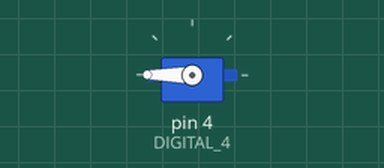
Simulated run of this sketch. Board: Arduino Uno, built with avr-gcc and run on an emulated ATmega328P. On the bench: servo.

Above: at 1.05 s.
Timing chart, 0 to 5.6 s (numbered marks = the images above):
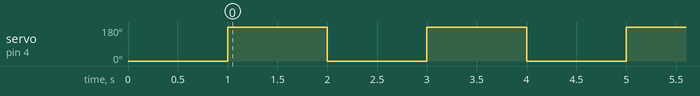

Measured:
- by itself, servo on pin 4 (DIGITAL_4): alternates 180° for 1.0 s and 0° for 1.0 s

The sketch:

ServoMotor.ino
```cpp
#include <Servo.h> //아두이노에서 제공하는 라이브러리 헤더파일 폴더 검색해서 include 이기에 <> 사용자 헤더면""

#define DIGITAL_4 4
// Servo-moter 결선도
// 빨간색(중앙의 도선): +5v 연결
// 갈색 : GND(0v)연결
//주황색: digital port(2~13)연결

Servo servo;

void setup() {
  // put your setup code here, to run once:
  // 서보 모터를 제어할 digital port 연결
  servo.attach(DIGITAL_4); // D4(digital 4)에 서보 모터의 제어선 연결
  servo.write(0); //서보 모터 위치를 0으로 이동
  delay(1000); //1000ms 동안 기다림: 서보모터가 이동할 시간을
}

void loop() {
  // put your main code here, to run repeatedly:
  // 서보 모터 이동 범위: 0~180도 만 이동 가능
  // DC모터: 모든 각도로 이동 가능; 여러번 회전도 가능
  servo.write(180); //180도 위치로 이동
  delay(1000); //1000ms 기다림
  servo.write(0); //원위치
  delay(1000);
}
```
